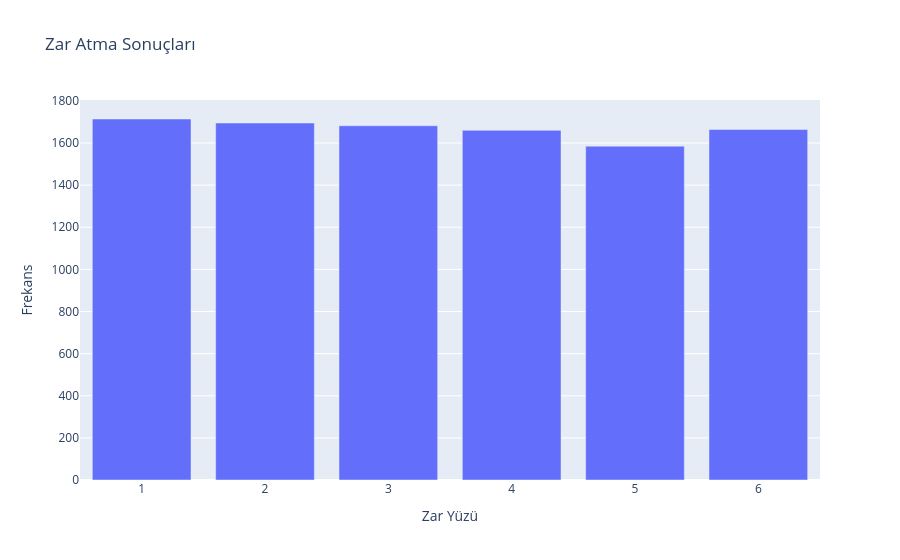

Notebook code cell kept with this figure:
### Code cell
import plotly.express as px
zar = Zar()

sonuclar = []

for zar_atma in range(10000):
    sonuc = zar.zar_at()
    sonuclar.append(sonuc)

frekanslar = []
for zar_yuzu in range(1, zar.zar_yuzu + 1):
    frekans = sonuclar.count(zar_yuzu)
    frekanslar.append(frekans)

x_degerleri = list(range(1, zar.zar_yuzu + 1))
data = (x_degerleri, frekanslar)

fig = px.bar(x=x_degerleri, y=frekanslar, labels={'x': 'Zar Yüzü', 'y': 'Frekans'}, title= 'Zar Atma Sonuçları')
fig.show()

### Figure 1 — Plotly figure (JSON) as saved in the notebook; plotly's stock layout.template omitted (floating-point values rounded to 4 significant figures)
{"data": [{"hovertemplate": "Zar Yüzü=%{x}<br>Frekans=%{y}<extra></extra>", "legendgroup": "", "marker": {"color": "#636efa", "pattern": {"shape": ""}}, "name": "", "orientation": "v", "showlegend": false, "textposition": "auto", "type": "bar", "x": [1, 2, 3, 4, 5, 6], "xaxis": "x", "y": [1714, 1695, 1682, 1660, 1585, 1664], "yaxis": "y"}], "layout": {"barmode": "relative", "legend": {"tracegroupgap": 0}, "title": {"text": "Zar Atma Sonuçları"}, "xaxis": {"anchor": "y", "domain": [0, 1], "title": {"text": "Zar Yüzü"}}, "yaxis": {"anchor": "x", "domain": [0, 1], "title": {"text": "Frekans"}}}}
